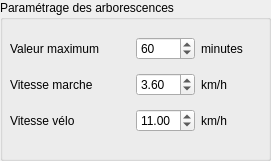
     <widget class="QGroupBox" name="groupBoxPathsParameters">
      <property name="enabled">
       <bool>true</bool>
      </property>
      <property name="geometry">
       <rect>
        <x>360</x>
        <y>280</y>
        <width>271</width>
        <height>161</height>
       </rect>
      </property>
      <property name="title">
       <string>Paramétrage des arborescences</string>
      </property>
      <widget class="QWidget" name="layoutWidget_8">
       <property name="geometry">
        <rect>
         <x>10</x>
         <y>30</y>
         <width>251</width>
         <height>111</height>
        </rect>
       </property>
       <layout class="QGridLayout" name="gridLayout_13">
        <item row="0" column="2">
         <widget class="QSpinBox" name="spinBoxMaxCost">
          <property name="maximum">
           <number>600</number>
          </property>
          <property name="value">
           <number>60</number>
          </property>
         </widget>
        </item>
        <item row="0" column="3">
         <widget class="QLabel" name="label_7">
          <property name="text">
           <string>minutes</string>
          </property>
         </widget>
        </item>
        <item row="1" column="0" colspan="2">
         <widget class="QLabel" name="labelTpsStatVP">
          <property name="text">
           <string>Vitesse marche</string>
          </property>
         </widget>
        </item>
        <item row="2" column="3">
         <widget class="QLabel" name="label_14">
          <property name="text">
           <string>km/h</string>
          </property>
         </widget>
        </item>
        <item row="2" column="2">
         <widget class="QDoubleSpinBox" name="doubleSpinBoxCyclingSpeed">
          <property name="value">
           <double>11.000000000000000</double>
          </property>
         </widget>
        </item>
        <item row="0" column="0" colspan="2">
         <widget class="QLabel" name="label_5">
          <property name="text">
           <string>Valeur maximum</string>
          </property>
         </widget>
        </item>
        <item row="1" column="3">
         <widget class="QLabel" name="label_13">
          <property name="text">
           <string>km/h</string>
          </property>
         </widget>
        </item>
        <item row="1" column="2">
         <widget class="QDoubleSpinBox" name="doubleSpinBoxWalkingSpeed">
          <property name="value">
           <double>3.600000000000000</double>
          </property>
         </widget>
        </item>
        <item row="2" column="0" colspan="2">
         <widget class="QLabel" name="labelTpsStatVelo">
          <property name="text">
           <string>Vitesse vélo</string>
          </property>
         </widget>
        </item>
       </layout>
      </widget>
     </widget>
